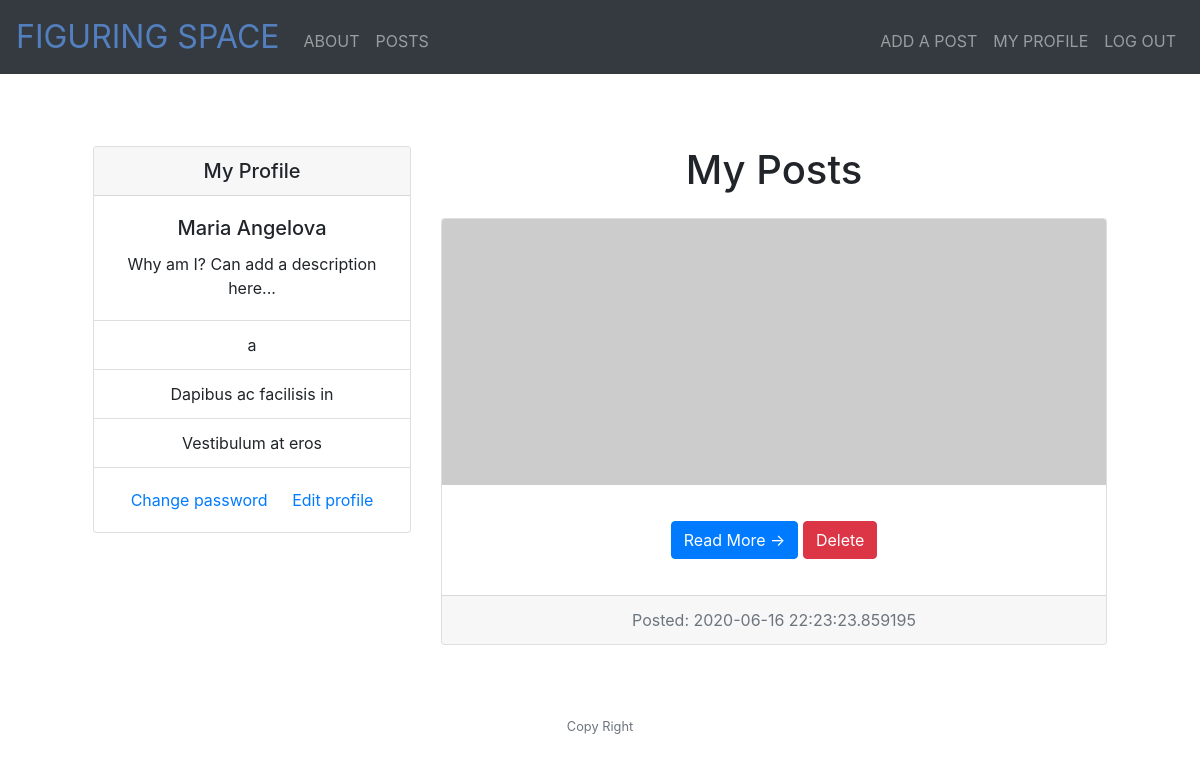
Screenshot of /myprofile (signed in) with the database file from the repository.
### models.py (models this page shows, shortened)
class User(db.Model):
    id = db.Column(db.Integer, primary_key=True)
    first_name = db.Column(db.String(50))
    last_name = db.Column(db.String(50))
    email = db.Column(db.String(50))
    password = db.Column(db.String(20))
    registered = db.Column(db.DateTime)
    posts = db.relationship("Post", backref='user')
    def __repr__(self):
        return '<User %r>' % self.first_name

class Post(db.Model):
    id = db.Column(db.Integer, primary_key=True)
    title = db.Column(db.String(50))
    subtitle = db.Column(db.String(50))
    date_posted = db.Column(db.DateTime)
    content = db.Column(db.Text)
    author = db.Column(db.Integer, db.ForeignKey("user.id"))
    categories = db.relationship("Category", secondary='categories', backref=db.backref('posts', lazy='dynamic'))

### app.py (the view)
@app.route("/myprofile", methods=["GET", "POST"])
def profile():
    user_id = session.get("user_id")
    user = User.query.filter_by(id=user_id).first()
    print(user)
    posts = Post.query.join(User).filter(Post.user.has(id=user_id)).order_by(desc(Post.date_posted))
    allcategories = Category.query.all()
    return render_template("profile.html", user=user, posts=posts, categories=allcategories)

### app.py (called while the page is built)
@app.after_request
def after_request(response):
    response.headers["Cache-Control"] = "no-cache, no-store, must-revalidate"
    response.headers["Expires"] = 0
    response.headers["Pragma"] = "no-cache"
    return response

### templates/profile.html (shortened to what this page needs)
{% extends "layout.html" %} {% block main %}
<div class="container">
  <div class="row">
    <div class="col-md-4">
      <div class="card my-4">
        <h5 class="card-header">My Profile</h5>
        <div class="card-body">
          <h5 class="card-title">{{user.first_name}} {{user.last_name}}</h5>
          <p class="card-text">
            Why am I? Can add a description here...
          </p>
        </div>
        <ul class="list-group list-group-flush">
          <li class="list-group-item">{{user.email}}</li>
          <li class="list-group-item">Dapibus ac facilisis in</li>
          <li class="list-group-item">Vestibulum at eros</li>
        </ul>
        <div class="card-body">
          <a href="#" class="card-link">Change password</a>
          <a href="#" class="card-link">Edit profile</a>
        </div>
      </div>
    </div>
    <div class="col-md-8">
      <h1 class="my-4">
        My Posts
      </h1>
      {%for post in posts%}
      <div class="card mb-4">
        <img
          class="card-img-top"
          src="http://placehold.it/750x300"
          alt="Card image cap"
        />
        <div class="card-body">
          <a href="/post/{{post.id}}" class="btn btn-primary"
            >Read More &rarr;</a
          >
          <a href="/post/delete/{{post.id}}" class="btn btn-danger">Delete</a>
        </div>
        <div class="card-footer text-muted">
          Posted: {{post.date_posted}}
        </div>
      </div>
      {%endfor%}
    </div>
  </div>
</div>
{% endblock %}

### static/style.css (style rules this page uses)
ul { display: inline-block; }
main img { max-width: 100%; }

### rows the page displays
User: first_name "Maria", last_name "Angelova", email "a"
Post: date_posted "2020-06-16 22:23:23.859195"
